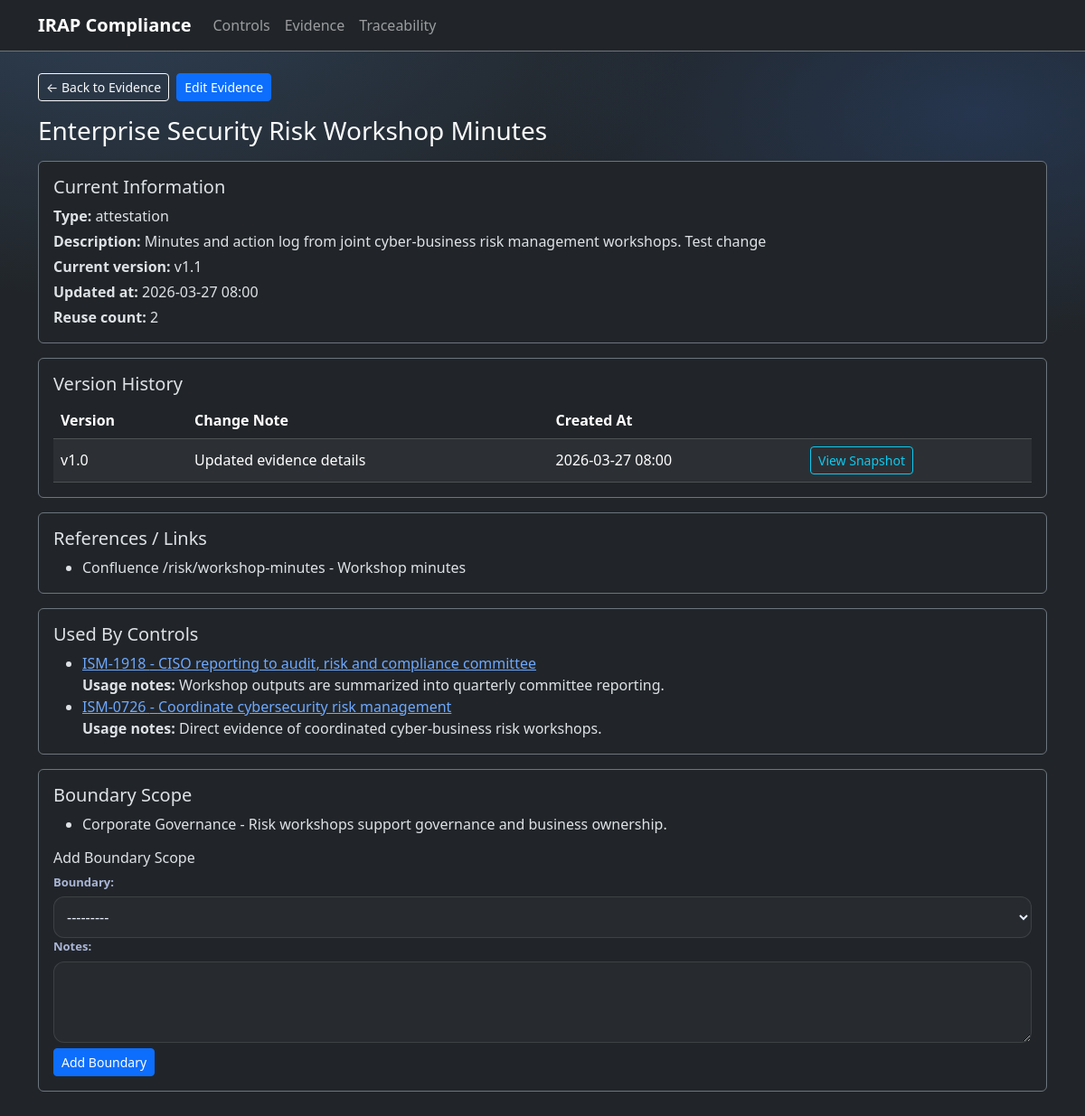
/evidence/6/, run on the app's committed database.
### irap/models.py (models this page shows, shortened)
class TimeStampedModel(models.Model):
    created_at = models.DateTimeField(default=timezone.now, editable=False)
    updated_at = models.DateTimeField(auto_now=True, null=True, blank=True)
    class Meta:
        abstract = True

class Evidence(TimeStampedModel):
    class EvidenceType(models.TextChoices):
        POLICY = "policy", "Policy"
        PROCEDURE = "procedure", "Procedure"
        DIAGRAM = "diagram", "Architecture diagram"
        TICKET = "ticket", "Change ticket"
        LOG = "log", "Log / monitoring"
        ATTESTATION = "attestation", "Interview / attestation"
        OTHER = "other", "Other"
    name = models.CharField(max_length=255)
    type = models.CharField(max_length=64, choices=EvidenceType.choices, default=EvidenceType.OTHER)
    description = models.TextField(blank=True)
    version = models.CharField(max_length=16, default="v1.0")
    controls = models.ManyToManyField(Control, through="EvidenceUsage", related_name="evidence_items")
    class Meta:
        indexes = [
            models.Index(fields=["type"]),
            models.Index(fields=["name"]),
        ]
        ordering = ["name"]

class EvidenceHistory(models.Model):
    evidence = models.ForeignKey(Evidence, on_delete=models.CASCADE, related_name="history_entries")
    version = models.CharField(max_length=16)
    description = models.TextField(blank=True)
    snapshot = models.JSONField(default=dict, blank=True)
    created_at = models.DateTimeField(default=timezone.now, editable=False)
    change_note = models.TextField(blank=True)
    class Meta:
        ordering = ["-created_at", "-id"]
        indexes = [
            models.Index(fields=["evidence", "-created_at"]),
            models.Index(fields=["version"]),
        ]

class EvidenceLink(TimeStampedModel):
    evidence = models.ForeignKey(Evidence, on_delete=models.CASCADE, related_name="links")
    url_or_reference = models.TextField()  # URL, file path, confluence page id, etc.
    description = models.TextField(blank=True)

class EvidenceUsage(TimeStampedModel):
    control = models.ForeignKey(Control, on_delete=models.CASCADE, related_name="evidence_usages")
    evidence = models.ForeignKey(Evidence, on_delete=models.CASCADE, related_name="evidence_usages")
    notes = models.TextField(blank=True)
    class Meta:
        unique_together = ("control", "evidence")
        indexes = [
            models.Index(fields=["control", "evidence"]),
        ]

class Control(TimeStampedModel):
    control_set = models.ForeignKey(ControlSet, on_delete=models.CASCADE, related_name="controls")
    control_id = models.CharField(max_length=128)  # e.g., "AC-2" or ISM identifier
    name = models.CharField(max_length=255)
    description = models.TextField(blank=True)
    version = models.CharField(max_length=64, blank=True)
    class Meta:
        unique_together = ("control_set", "control_id", "version")
        indexes = [
            models.Index(fields=["control_id"]),
            models.Index(fields=["name"]),
        ]
        ordering = ["control_set__name", "control_id"]

class BoundaryAssociation(TimeStampedModel):
    evidence = models.ForeignKey(Evidence, on_delete=models.CASCADE, related_name="boundary_associations")
    boundary = models.ForeignKey(Boundary, on_delete=models.CASCADE, related_name="evidence_associations")
    notes = models.TextField(blank=True)
    class Meta:
        unique_together = ("evidence", "boundary")
        indexes = [
            models.Index(fields=["boundary"]),
            models.Index(fields=["evidence", "boundary"]),
        ]

class Boundary(TimeStampedModel):
    name = models.CharField(max_length=255)
    description = models.TextField(blank=True)
    class Meta:
        unique_together = ("name",)
        ordering = ["name"]
    def __str__(self):
        return self.name

### irap/views.py (the view)
# urls.py: path("evidence/<int:pk>/", views.evidence_detail, name="evidence_detail"),
def evidence_detail(request, pk):
    evidence = get_object_or_404(
        Evidence.objects.prefetch_related(
            "links",
            "evidence_usages__control__control_set",
            "boundary_associations__boundary",
            "history_entries",
        ),
        pk=pk,
    )
    boundary_form = AddBoundaryToEvidenceForm()
    reuse_count = evidence.evidence_usages.count()
    history_entries = evidence.history_entries.all()
    selected_history = None
    history_id = request.GET.get("history")
    if history_id:
        selected_history = history_entries.filter(pk=history_id).first()
    context = {
        "evidence": evidence,
        "reuse_count": reuse_count,
        "boundary_form": boundary_form,
        "history_entries": history_entries,
        "selected_history": selected_history,
    }
    return render(request, "irap/evidence_detail.html", context)

### irap/forms.py
class AddBoundaryToEvidenceForm(forms.Form):
    boundary = forms.ModelChoiceField(
        queryset=Boundary.objects.all().order_by("name")
    )
    notes = forms.CharField(
        required=False,
        widget=forms.Textarea(attrs={"rows": 2})
    )

### templates/irap/evidence_detail.html (shortened to what this page needs)
{% extends 'base.html' %}
{% block content %}
  <div class="mb-3 d-flex gap-2 flex-wrap">
    <a class="btn btn-outline-light btn-sm" href="{% url 'irap:evidence_list' %}">&larr; Back to Evidence</a>
    <a class="btn btn-primary btn-sm" href="{% url 'irap:evidence_edit' evidence.pk %}">Edit Evidence</a>
  </div>
  <div class="d-flex align-items-center justify-content-between mb-3">
    <h1 class="h3 mb-0">{{ evidence.name }}</h1>
  </div>
  <div class="card bg-dark border-secondary mb-3">
    <div class="card-body">
      <h2 class="h5">Current Information</h2>
      <p class="mb-1"><strong>Type:</strong> {{ evidence.type }}</p>
      <p class="mb-1"><strong>Description:</strong> {{ evidence.description|default:"-" }}</p>
      <p class="mb-1"><strong>Current version:</strong> {{ evidence.version }}</p>
      <p class="mb-1"><strong>Updated at:</strong> {{ evidence.updated_at|date:"Y-m-d H:i" }}</p>
      <p class="mb-0"><strong>Reuse count:</strong> {{ reuse_count }}</p>
    </div>
  </div>
  <div class="card bg-dark border-secondary mb-3">
    <div class="card-body">
      <h2 class="h5">Version History</h2>
      {% if history_entries %}
        <div class="table-responsive">
          <table class="table table-dark table-striped table-hover align-middle mb-0">
            <thead>
              <tr>
                <th>Version</th>
                <th>Change Note</th>
                <th>Created At</th>
                <th></th>
              </tr>
            </thead>
            <tbody>
              {% for entry in history_entries %}
                <tr>
                  <td>{{ entry.version }}</td>
                  <td>{{ entry.change_note|default:"-" }}</td>
                  <td>{{ entry.created_at|date:"Y-m-d H:i" }}</td>
                  <td>
                    <a class="btn btn-outline-info btn-sm" href="{% url 'irap:evidence_detail' evidence.pk %}?history={{ entry.pk }}">
                      View Snapshot
                    </a>
                  </td>
                </tr>
              {% endfor %}
            </tbody>
          </table>
        </div>
      {% else %}
        <p class="mb-0">No version history yet. Update this evidence to create history entries.</p>
      {% endif %}
    </div>
  </div>
  <div class="card bg-dark border-secondary mb-3">
    <div class="card-body">
      <h2 class="h5">References / Links</h2>
      {% if evidence.links.all %}
        <ul class="mb-0">
          {% for link in evidence.links.all %}
            <li>{{ link.url_or_reference }}{% if link.description %} - {{ link.description }}{% endif %}</li>
          {% endfor %}
        </ul>
      {% else %}
        <p class="mb-0">No links recorded.</p>
      {% endif %}
    </div>
  </div>
  <div class="card bg-dark border-secondary mb-3">
    <div class="card-body">
      <h2 class="h5">Used By Controls</h2>
      {% if evidence.evidence_usages.all %}
        <ul class="mb-0">
          {% for usage in evidence.evidence_usages.all %}
            <li>
              <a href="{% url 'irap:control_detail' usage.control.pk %}">
                {{ usage.control.control_id }} - {{ usage.control.name }}
              </a>
              <br>
              <strong>Usage notes:</strong> {{ usage.notes|default:"-" }}
            </li>
          {% endfor %}
        </ul>
      {% else %}
        <p class="mb-0">This evidence is not linked to any controls yet.</p>
      {% endif %}
    </div>
  </div>
  <div class="card bg-dark border-secondary mb-3">
    <div class="card-body">
      <h2 class="h5">Boundary Scope</h2>
      {% if evidence.boundary_associations.all %}
        <ul>
          {% for assoc in evidence.boundary_associations.all %}
            <li>{{ assoc.boundary.name }}{% if assoc.notes %} - {{ assoc.notes }}{% endif %}</li>
          {% endfor %}
        </ul>
      {% else %}
        <p>No boundary scope assigned.</p>
      {% endif %}
      <h3 class="h6 mt-3">Add Boundary Scope</h3>
      <form method="post" action="{% url 'irap:add_boundary_to_evidence' evidence.pk %}">
        {{ boundary_form.as_p }}
        <button class="btn btn-primary btn-sm" type="submit">Add Boundary</button>
      </form>
    </div>
  </div>
{% endblock %}

### static/irap/styles.css (style rules this page uses)
:root { --bg: #0b1220; --panel: #121c33; --panel-2: #0f1830; --text: #e8eefc; --muted: #a9b5d6; --border: rgba(255,255,255,0.10); --primary: #60a5fa; --primary-2: #3b82f6; --danger: #fb7185; --success: #34d399; --warn: #fbbf24; }
* { box-sizing: border-box; }
body { margin: 0; font-family: ui-sans-serif, system-ui, -apple-system, Segoe UI, Roboto, Helvetica, Arial, "Apple Color Emoji","Segoe UI Emoji"; background: radial-gradient(1200px 600px at 10% 0%, rgba(96,165,250,0.20), transparent 55%), radial-gradient(1000px 500px at 90% 10%, rgba(59,130,246,0.18), transparent 50%), var(--bg); color: var(--text); }
form p { margin: 0; }
select, textarea, input[type="text"], input[type="email"], input[type="number"] { width: 100%; padding: 10px 10px; border-radius: 12px; border: 1px solid var(--border); background: rgba(255,255,255,0.03); color: var(--text); }
textarea { min-height: 90px; resize: vertical; }
label { display: block; margin-bottom: 6px; color: var(--muted); font-size: 13px; font-weight: 700; }

### data on the page
Evidence: name "Enterprise Security Risk Workshop Minutes", type "attestation", description "Minutes and action log from joint cyber-business risk management workshops. Test change", version "v1.1", updated_at "2026-03-27 08:00"
EvidenceHistory: version "v1.0", change_note "Updated evidence details", created_at "2026-03-27 08:00"
EvidenceLink: url_or_reference "Confluence /risk/workshop-minutes", description "Workshop minutes"
EvidenceUsage: control.control_id "ISM-1918", control.name "CISO reporting to audit, risk and compliance committee", notes "Workshop outputs are summarized into quarterly committee reporting."
EvidenceUsage: control.control_id "ISM-0726", control.name "Coordinate cybersecurity risk management", notes "Direct evidence of coordinated cyber-business risk workshops."
BoundaryAssociation: boundary.name "Corporate Governance", notes "Risk workshops support governance and business ownership."

### other printed values
{{ reuse_count }} "2"
